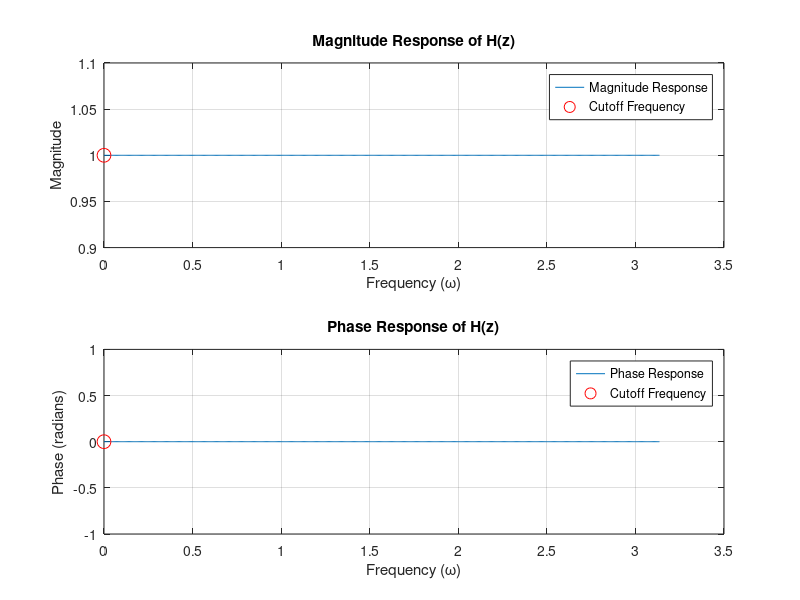

The MATLAB source for this figure:
clc; 
clear all; 
close all; 

% Define the transfer function
num = input('Enter the Numerator: ');  % Numerator coefficients [1, -2]
den = input('Enter the Denominator: ');  % Denominator coefficients [1, -5]

% Create a transfer function object
sys = tf(num, den);

% Plot the frequency response
[H, w] = freqz(num, den);
magnitude_response = abs(H);
phase_response = angle(H);

% Plot magnitude response
subplot(2,1,1);
plot(w, magnitude_response);
title('Magnitude Response of H(z)');
xlabel('Frequency (\omega)');
ylabel('Magnitude');
grid on;

% Calculate the desired cutoff frequency as 0.707 times the maximum magnitude
max_magnitude = max(magnitude_response);  % Find the maximum magnitude
desired_cutoff_magnitude = max_magnitude * 0.707; 

% Find the index of the frequency closest to the desired cutoff frequency
[~, idx_cutoff] = min(abs(magnitude_response - desired_cutoff_magnitude));

% Extract the corresponding frequency and magnitude
cutoff_frequency = w(idx_cutoff);
cutoff_magnitude = magnitude_response(idx_cutoff);

% Plot the cutoff frequency on the magnitude plot
hold on;
plot(cutoff_frequency, cutoff_magnitude, 'ro', 'MarkerSize', 10);
legend('Magnitude Response', 'Cutoff Frequency');

% Plot phase response
subplot(2,1,2);
plot(w, phase_response);
title('Phase Response of H(z)');
xlabel('Frequency (\omega)');
ylabel('Phase (radians)');
grid on;

% Calculate the cutoff phase (optional)
cutoff_phase = phase_response(idx_cutoff);

% Plot the cutoff frequency on the phase plot
hold on;
plot(cutoff_frequency, cutoff_phase, 'ro', 'MarkerSize', 10);
legend('Phase Response', 'Cutoff Frequency');
